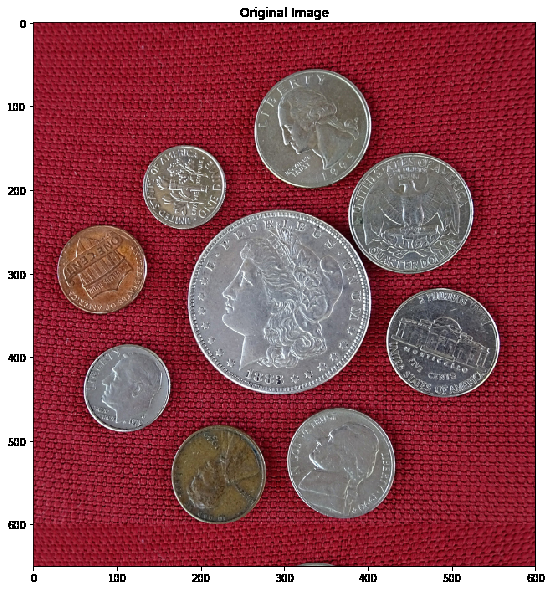
#> input picture PYHTON/WEEK 3/Assigment_CoinDetect/coins_1.png, 551 x 590 px, found by its file name
$ python coins_1.py
#> lines starting #> are read from the running program, lines starting #| are printed output that depends on the picture; after the words box and inside, x2 and y2 are one past the last pixel; in counts of white or black regions, pixels touching at a corner belong together
import cv2
import numpy as np
import cv2
import matplotlib.pyplot as plt


# Image path
imagePath = "/home/paulstein/opencv/Example_course/PYHTON/WEEK 3/Assigment_CoinDetect/coins_1.png"
# Read image
# Store it in the variable image
###
image = cv2.imread(imagePath)
#> image is the input picture: shape (590, 551, 3); mean B, G, R 96.3, 88.3, 149
cv2.imshow("Ecample", image)
cv2.waitKey(0)

###
dst = image.copy()
##Jupiter Notebook way of display
##plt.imshow(image[:,:,::-1]);
##plt.title("Original Image")

#Terminal display image

imageGray = cv2.cvtColor(image, cv2.COLOR_BGR2GRAY)
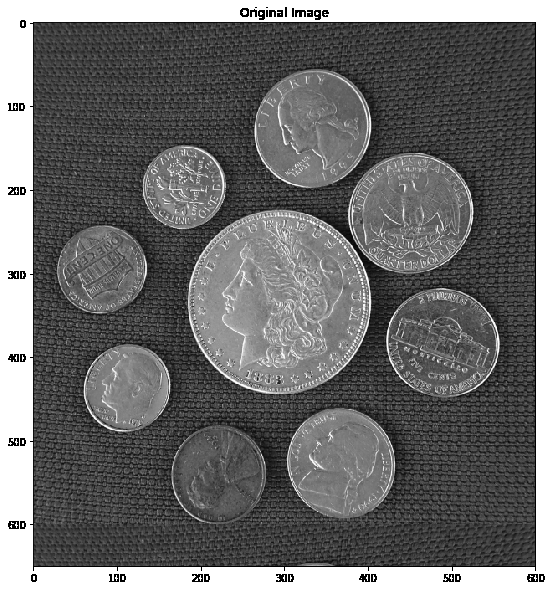
#> imageGray: shape (590, 551); min 0, max 255, mean 107.4

imageB, imageG, imageR = cv2.split(image)
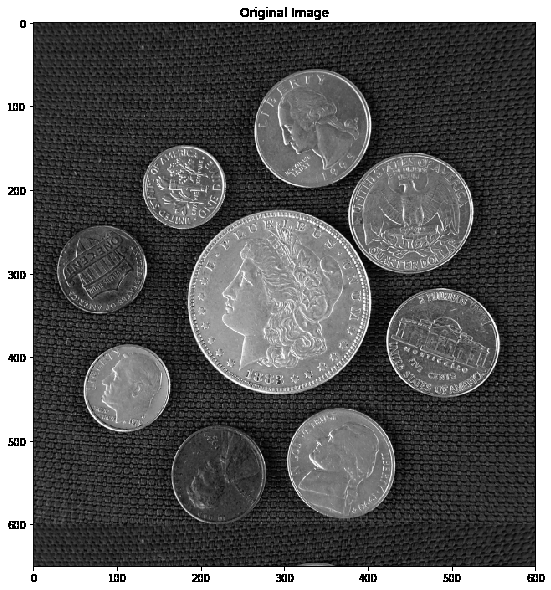
#> imageB: shape (590, 551); min 0, max 255, mean 96.3
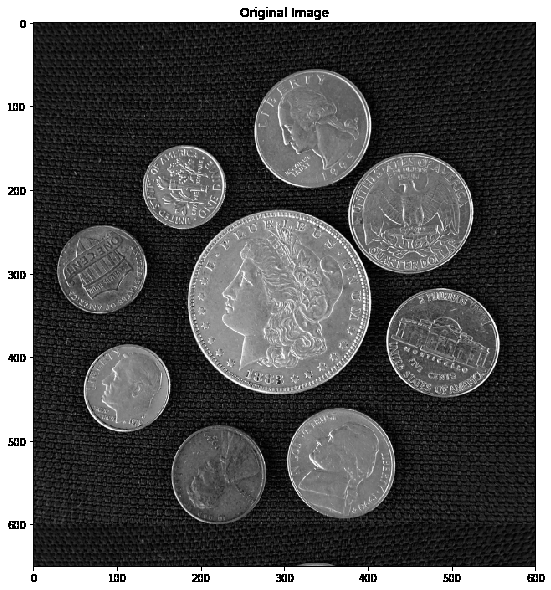
#> imageG: shape (590, 551); min 0, max 255, mean 88.3
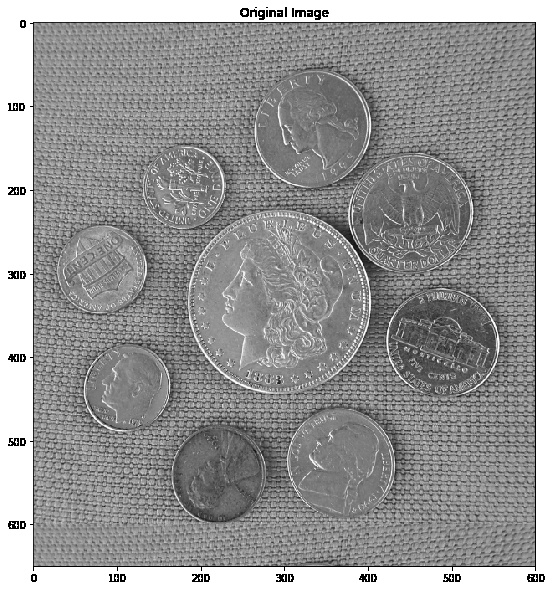
#> imageR: shape (590, 551); min 0, max 255, mean 149

cv2.imshow("Boy", image)
# Wait for user to press a key
cv2.waitKey(0)
# Destroy the window
#cv2.destroyAllWindows()
#cv2.imshow("Grayscale Image", imageB)
# Wait for user to press a key
#cv2.waitKey(0)
# Destroy the window
#cv2.destroyAllWindows()
cv2.imshow("Grayscale Image", imageG)
# Wait for user to press a key
cv2.waitKey(0)
# Destroy the window
#cv2.destroyAllWindows()
#cv2.imshow("Grayscale Image", imageR)
# Wait for user to press a key
#cv2.waitKey(0)
# Destroy the window
#cv2.destroyAllWindows()

###
#I have been trying the thresholding method with then different images, from the regular "image", "imageGray" and
#the splited ones, getting the values in the next code that fits more the "Thresholded Image".

###
thresh = 25
maxValue = 247
dst = imageGray.copy()
th, dst = cv2.threshold(imageG, thresh, maxValue, cv2.THRESH_BINARY_INV)
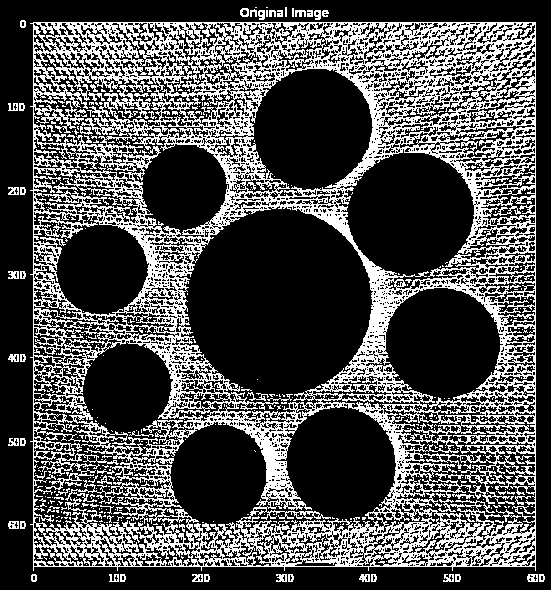
#> dst: shape (590, 551); values 0 (black) and 247 (white), 30.8% white in thin lines or dots
#> th = 25
# Display the thresholded image
###
plt.imshow(dst)
plt.title('my picture')
plt.show()
###
#In this first section we will perform dilation on the image
#First the assignation of the properties of the kernel element.
element = cv2.getStructuringElement(cv2.MORPH_CROSS, (11,11))
#Second we start performing dilation with the opencv function. We clean the image using a bigger kernel
#instead of using iterations
dilatedImage = cv2.dilate(dst, element)
#> dilatedImage: shape (590, 551); values 0 (black) and 247 (white), 64.1% white; 33 black regions (23 under 20 px), largest, box (x1, y1, x2, y2) and area: (0, 0, 551, 590) 34918, (188, 212, 368, 394) 24494, (348, 154, 469, 271) 10417
#In this second section we will perform Closing on the image previously dilated
#First we will especify the kernel size
kernelSize = 4

# Create Kernel
element = cv2.getStructuringElement(cv2.MORPH_ELLIPSE, (2*kernelSize+1, 2*kernelSize+1),
                                    (kernelSize, kernelSize))

# Perform Dilation
imDilated = cv2.dilate(dilatedImage, element)
#> imDilated: shape (590, 551); values 0 (black) and 247 (white), 71.2% white; 27 black regions (4 under 20 px), largest, box (x1, y1, x2, y2) and area: (196, 217, 363, 386) 21955, (356, 161, 465, 267) 8910, (263, 78, 363, 181) 8132
# Perform Erosion
imClose = cv2.erode(imDilated, element)
#> imClose: shape (590, 551); values 0 (black) and 247 (white), 64.7% white; 24 black regions, largest, box (x1, y1, x2, y2) and area: (192, 213, 367, 390) 24254, (352, 157, 469, 271) 10332, (259, 74, 367, 185) 9491

# Display all the images obtained with our code
plt.figure(figsize=[30,100])
plt.subplot(131);plt.imshow(dilatedImage);plt.title("1. Dilated image");
plt.subplot(132);plt.imshow(imClose);plt.title("1. Closing image");
plt.show()
# Get structuring element/kernel which will be used for dilation
### This second image is implemented with the iteratiosn of a smaller kernel than the previous one.
# We iterate through the image three times
secondelement = cv2.getStructuringElement(cv2.MORPH_ELLIPSE, (3,3))
secondDilatedImage = cv2.dilate(dst, secondelement, iterations = 3)
#> secondDilatedImage: shape (590, 551); values 0 (black) and 247 (white), 61.1% white; 16 black regions (6 under 20 px), largest, box (x1, y1, x2, y2) and area: (0, 0, 551, 590) 39701, (188, 211, 369, 392) 25357, (349, 155, 471, 273) 11021
###

#Then we proceed to clos the previous image dilated. COmpare with th other one we are includinf ITERATIONS and
#we are closing with CROOS instead of ELLIPSE and the Dilation it was performed with ELLIPSE instead of CROSS.

#First we will especify the kernel size
kernelSize = 3

# Create Kernel
secelement = cv2.getStructuringElement(cv2.MORPH_CROSS, (2*kernelSize+1, 2*kernelSize+1),
                                    (kernelSize, kernelSize))

# Perform Dilation
secimDilated = cv2.dilate(secondDilatedImage, element)
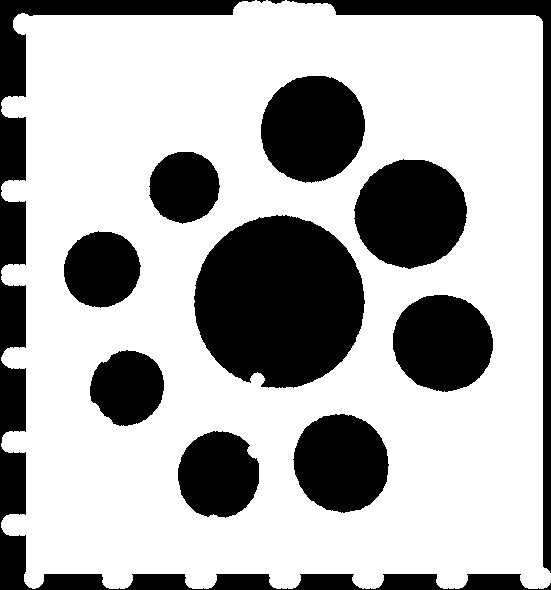
#> secimDilated: shape (590, 551); values 0 (black) and 247 (white), 68.3% white; 13 black regions (1 under 20 px), largest, box (x1, y1, x2, y2) and area: (194, 215, 365, 388) 22917, (0, 0, 551, 590) 20895, (354, 159, 467, 269) 9519
# Perform Erosion
secimClose = cv2.erode(secimDilated, element)
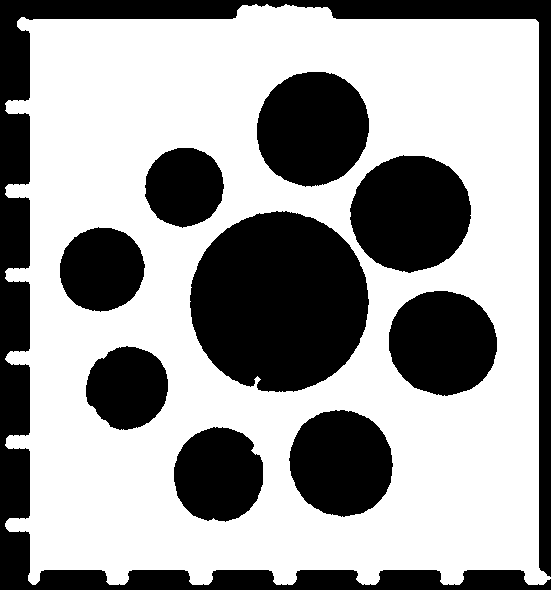
#> secimClose: shape (590, 551); values 0 (black) and 247 (white), 61.4% white; 10 black regions, largest, box (x1, y1, x2, y2) and area: (0, 0, 551, 590) 39159, (190, 211, 369, 392) 25273, (350, 155, 471, 273) 10989

plt.figure(figsize=[30,100])
plt.subplot(131);plt.imshow(secondDilatedImage);plt.title("2. Dilated image");
plt.subplot(132);plt.imshow(secimClose);plt.title("2. Closing image");
plt.show() #The one displays the image
